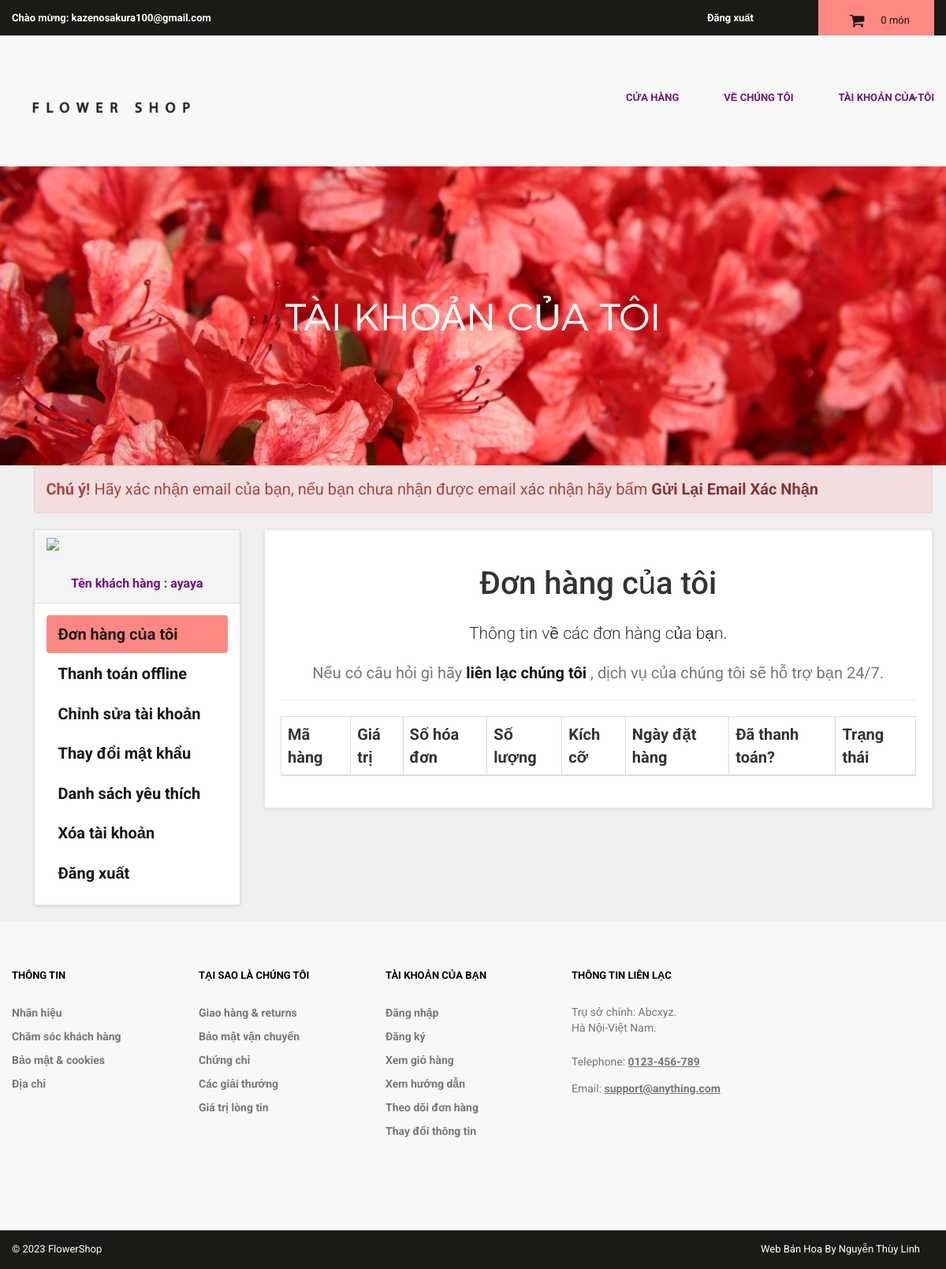
/customer/my_account.php?my_orders (signed in), run on an earlier commit of the app's database.
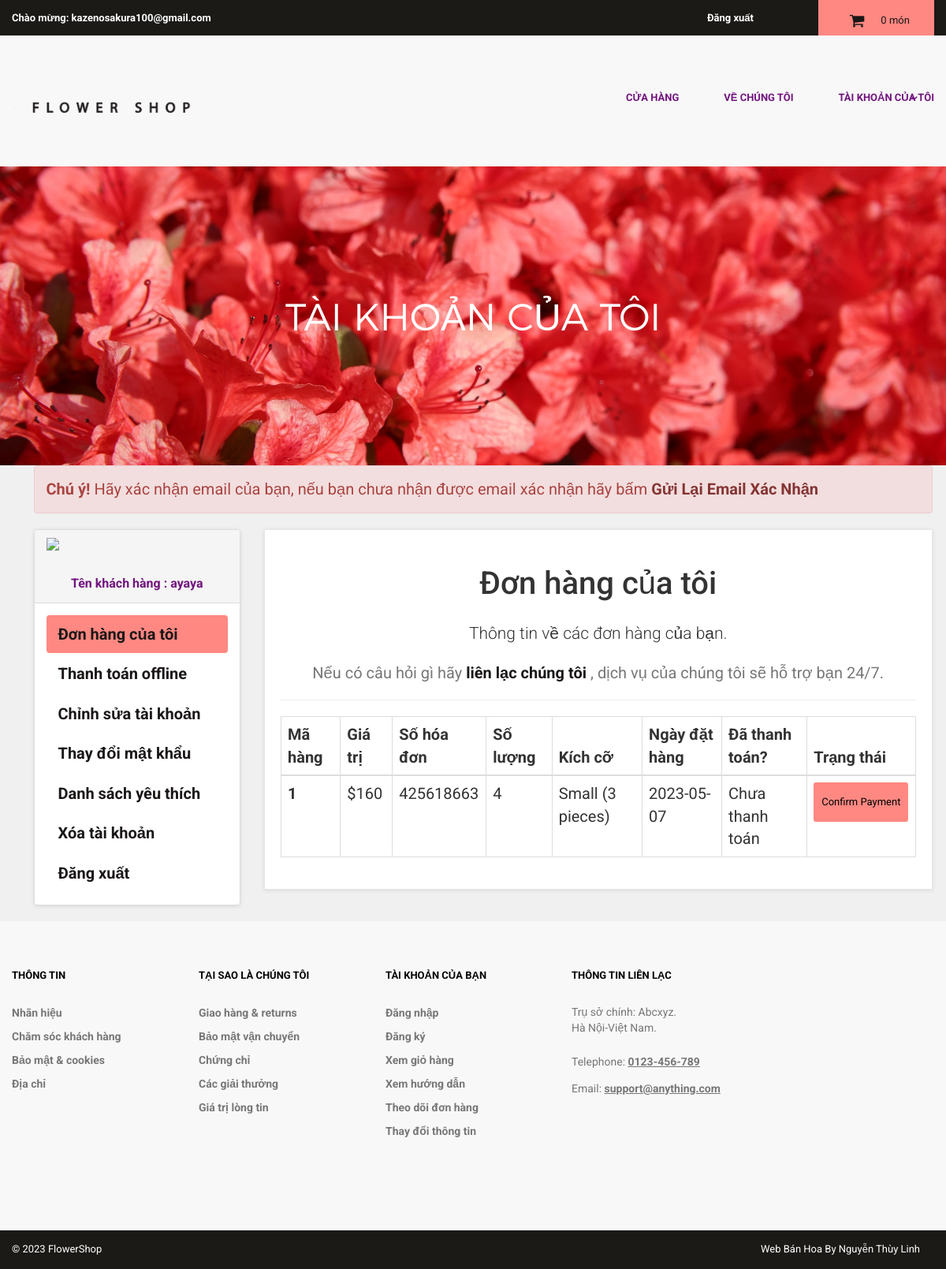
And on a later commit of the database.
### tables this page shows
CREATE TABLE `customers` (
  `customer_id` int(11) NOT NULL,
  `customer_name` varchar(255) NOT NULL,
  `customer_email` varchar(255) NOT NULL,
  `customer_pass` varchar(255) NOT NULL,
  `customer_country` mediumtext NOT NULL,
  `customer_city` mediumtext NOT NULL,
  `customer_contact` varchar(255) NOT NULL,
  `customer_address` mediumtext NOT NULL,
  `customer_image` mediumtext DEFAULT NULL,
  `customer_ip` varchar(255) NOT NULL,
  `customer_confirm_code` mediumtext NOT NULL
);

CREATE TABLE `customer_orders` (
  `order_id` int(11) NOT NULL,
  `customer_id` int(11) NOT NULL,
  `due_amount` int(11) NOT NULL,
  `invoice_no` int(11) NOT NULL,
  `qty` int(11) NOT NULL,
  `size` mediumtext NOT NULL,
  `order_date` timestamp NOT NULL DEFAULT current_timestamp() ON UPDATE current_timestamp(),
  `order_status` mediumtext NOT NULL
);

### customer/my_orders.php (the view)
<center>
<h1>Đơn hàng của tôi</h1>
<p class="lead"> Thông tin về các đơn hàng của bạn.</p>
<p class="text-muted" >
Nếu có câu hỏi gì hãy <a href="../contact.php" > liên lạc chúng tôi</a> , dịch vụ của chúng tôi sẽ hỗ trợ bạn 24/7.
</p>
</center>
<hr>
<div class="table-responsive" >
<table class="table table-bordered table-hover" >
<thead>
<tr>
<th>Mã hàng</th>
<th>Giá trị</th>
<th>Số hóa đơn</th>
<th>Số lượng</th>
<th>Kích cỡ</th>
<th>Ngày đặt hàng</th>
<th>Đã thanh toán?</th>
<th>Trạng thái</th>
</tr>
</thead>
<tbody>
<?php
$customer_session = $_SESSION['customer_email'];
$get_customer = "select * from customers where customer_email='$customer_session'";
$run_customer = mysqli_query($con,$get_customer);
$row_customer = mysqli_fetch_array($run_customer);
$customer_id = $row_customer['customer_id'];
$get_orders = "select * from customer_orders where customer_id='$customer_id'";
$run_orders = mysqli_query($con,$get_orders);
$i = 0;
while($row_orders = mysqli_fetch_array($run_orders)){
$order_id = $row_orders['order_id'];
$due_amount = $row_orders['due_amount'];
$invoice_no = $row_orders['invoice_no'];
$qty = $row_orders['qty'];
$size = $row_orders['size'];
$order_date = substr($row_orders['order_date'],0,11);
$order_status = $row_orders['order_status'];
$i++;
if($order_status=='pending'){
$order_status = "Chưa thanh toán";
}
else{
$order_status = "Đã thanh toán";
}
?>
<tr>
<th><?php echo $i; ?></th>
<td>$<?php echo $due_amount; ?></td>
<td><?php echo $invoice_no; ?></td>
<td><?php echo $qty; ?></td>
<td><?php echo $size; ?></td>
<td><?php echo $order_date; ?></td>
<td><?php echo $order_status; ?></td>
<td>
<a href="confirm.php?order_id=<?php echo $order_id; ?>" target="blank" class="btn btn-primary btn-sm" > Confirm Payment </a>
</td>
</tr>
<?php } ?>
</tbody>
</table>
</div>

### customer/my_account.php (shortened to what this page needs)
<?php
if(!isset($_SESSION['customer_email'])){
echo "<script>window.open('../checkout.php','_self')</script>";
}else {
include("includes/db.php");
include("../includes/header.php");
include("functions/functions.php");
include("includes/main.php");
?>
  <main>
    <div class="nero">
      <div class="nero__heading">
        <span class="nero__bold"> </span>Tài khoản của tôi
      </div>
    </div>
  </main>
<div id="content" >
<div class="container" >
<div class="col-md-12">
<?php
$c_email = $_SESSION['customer_email'];
$get_customer = "select * from customers where customer_email='$c_email'";
$run_customer = mysqli_query($con,$get_customer);
$row_customer = mysqli_fetch_array($run_customer);
$customer_confirm_code = $row_customer['customer_confirm_code'];
if(!empty($customer_confirm_code)){
?>
<div class="alert alert-danger">
<strong> Chú ý! </strong> Hãy xác nhận email của bạn, nếu bạn chưa nhận được email xác nhận hãy bấm
<a href="my_account.php?send_email" class="alert-link">
Gửi Lại Email Xác Nhận
</a>
</div>
<?php } ?>
</div>
<div class="col-md-3">
<?php include("includes/sidebar.php"); ?>
</div>
<div class="col-md-9" >
<div class="box" >
<?php
if(isset($_GET['my_orders'])){
include("my_orders.php");
}
?>
</div>
</div>
</div>
</div>
<?php
include("../includes/footer.php");
?>
</body>
</html>
<?php } ?>

### includes/header.php (shortened to what this page needs)
<!DOCTYPE html>
<html lang="en">
<head>
  <link href="styles/bootstrap.min.css" rel="stylesheet">
  <link href="styles/backend.css" rel="stylesheet">
  <link href="styles/style.css" rel="stylesheet">
  <link href="font-awesome/css/font-awesome.min.css" rel="stylesheet">

### customer/includes/main.php (shortened to what this page needs)
</head>
<body>
  <header class="page-header">
    <div class="page-header__topline">
      <div class="container clearfix">
        <div class="currency">
          <a class="currency__change" href="my_account.php?my_orders">
          <?php
          if(!isset($_SESSION['customer_email'])){
          echo "Chào mừng: Guest";
         }
          else
          {
              echo "Chào mừng: " . $_SESSION['customer_email'] . "";
            }
?>
          </a>
        </div>
        <div class="basket">
          <a href="../cart.php" class="btn btn--basket">
            <i class="icon-basket" href="my_orders.php"></i>
            <?php items(); ?> món
          </a>
        </div>
        <ul class="login">
          <li class="login__item">
          <?php
          if(!isset($_SESSION['customer_email'])){
            echo '<a href="../checkout.php" class="login__link">Đăng nhập</a>';
          }
            else
            {
                echo '<a href="../logout.php" class="login__link">Đăng xuất</a>';
            }
?>
          </li>
        </ul>
      </div>
    </div>
    <div class="page-header__bottomline">
      <div class="container clearfix">
        <div class="logo">
          <a class="logo__link" href="../index.php">
            <img class="logo__img" src="includes/images/logo.png" alt="logo" width="237" height="32">
          </a>
        </div>
        <nav class="main-nav">
          <ul class="categories">
            <li class="categories__item">
              <a class="categories__link categories__link--active" href="../shop.php">
                Cửa hàng
              </a>
            </li>
            <li class="categories__item">
              <a class="categories__link" href="../about.php">
                Về chúng tôi
              </a>
            </li>
          <li class="categories__item">
              <a class="categories__link" href="#">
                Tài khoản của tôi
                <i class="icon-down-open-1"></i>
              </a>
            </li>
          </ul>
        </nav>
      </div>
    </div>
  </header>

### customer/functions/functions.php (shortened to what this page needs)
<?php
$db = mysqli_connect("localhost","root","","ecom_store");
function getRealUserIp(){
    switch(true){
      default : return $_SERVER['REMOTE_ADDR'];
    }
 }
function items(){
global $db;
$ip_add = getRealUserIp();
$get_items = "select * from cart where ip_add='$ip_add'";
$run_items = mysqli_query($db,$get_items);
$count_items = mysqli_num_rows($run_items);
echo $count_items;
}
?>

### customer/includes/sidebar.php
<div class="panel panel-default sidebar-menu">
<div class="panel-heading">
<?php
$customer_session = $_SESSION['customer_email'];
$get_customer = "select * from customers where customer_email='$customer_session'";
$run_customer = mysqli_query($con,$get_customer);
$row_customer = mysqli_fetch_array($run_customer);
$customer_image = $row_customer['customer_image'];
$customer_name = $row_customer['customer_name'];
if(!isset($_SESSION['customer_email'])){
}
else {
echo "
<center>
<img src='customer_images/$customer_image' class='img-responsive'>
</center>
<br>
<h3 align='center' class='panel-title'> Tên khách hàng : $customer_name </h3>
";
}
?>
</div>
<div class="panel-body">
<ul class="nav nav-pills nav-stacked">
<li class="<?php if(isset($_GET['my_orders'])){ echo "active"; } ?>">
<a href="my_account.php?my_orders"> <i class="fa fa-list"> </i> Đơn hàng của tôi </a>
</li>
<li class="<?php if(isset($_GET['pay_offline'])){ echo "active"; } ?>">
<a href="my_account.php?pay_offline"> <i class="fa fa-bolt"></i> Thanh toán offline </a>
</li>
<li class="<?php if(isset($_GET['edit_account'])){ echo "active"; } ?>">
<a href="my_account.php?edit_account"> <i class="fa fa-pencil"></i> Chỉnh sửa tài khoản </a>
</li>
<li class="<?php if(isset($_GET['change_pass'])){ echo "active"; } ?>">
<a href="my_account.php?change_pass"> <i class="fa fa-user"></i> Thay đổi mật khẩu </a>
</li>
<li class="<?php if(isset($_GET['my_wishlist'])){ echo "active"; } ?>">
<a href="my_account.php?my_wishlist"> <i class="fa fa-heart"></i> Danh sách yêu thích </a>
</li>
<li class="<?php if(isset($_GET['delete_account'])){ echo "active"; } ?>">
<a href="my_account.php?delete_account"> <i class="fa fa-trash-o"></i> Xóa tài khoản </a>
</li>
<li>
<a href="logout.php"> <i class="fa fa-sign-out"></i> Đăng xuất </a>
</li>
</ul>
</div>
</div>

### includes/footer.php (shortened to what this page needs)
<footer class="page-footer">
	<div class="footer-nav">
		<div class="container clearfix">
			<div class="footer-nav__col footer-nav__col--info">
				<div class="footer-nav__heading">Thông tin</div>
				<ul class="footer-nav__list">
					<li class="footer-nav__item">
						<a href="#" class="footer-nav__link">Nhãn hiệu</a>
					</li>
					<li class="footer-nav__item">
						<a href="#" class="footer-nav__link">Chăm sóc khách hàng</a>
					</li>
					<li class="footer-nav__item">
						<a href="#" class="footer-nav__link">Bảo mật &amp; cookies</a>
					</li>
					<li class="footer-nav__item">
						<a href="#" class="footer-nav__link">Địa chỉ</a>
					</li>
				</ul>
			</div>
			<div class="footer-nav__col footer-nav__col--whybuy">
				<div class="footer-nav__heading">Tại sao là chúng tôi</div>
				<ul class="footer-nav__list">
					<li class="footer-nav__item">
						<a href="#" class="footer-nav__link">Giao hàng &amp; returns</a>
					</li>
					<li class="footer-nav__item">
						<a href="#" class="footer-nav__link">Bảo mật vận chuyển</a>
					</li>
					<li class="footer-nav__item">
						<a href="#" class="footer-nav__link">Chứng chỉ</a>
					</li>
					<li class="footer-nav__item">
						<a href="#" class="footer-nav__link">Các giải thưởng</a>
					</li>
					<li class="footer-nav__item">
						<a href="#" class="footer-nav__link">Giá trị lòng tin</a>
					</li>
				</ul>
			</div>
			<div class="footer-nav__col footer-nav__col--account">
				<div class="footer-nav__heading">Tài khoản của bạn</div>
				<ul class="footer-nav__list">
					<li class="footer-nav__item">
						<a href="#" class="footer-nav__link">Đăng nhập</a>
					</li>
					<li class="footer-nav__item">
						<a href="#" class="footer-nav__link">Đăng ký</a>
					</li>
					<li class="footer-nav__item">
						<a href="#" class="footer-nav__link">Xem giỏ hàng</a>
					</li>
					<li class="footer-nav__item">
						<a href="#" class="footer-nav__link">Xem hướng dẫn</a>
					</li>
					<li class="footer-nav__item">
						<a href="#" class="footer-nav__link">Theo dõi đơn hàng</a>
					</li>
					<li class="footer-nav__item">
						<a href="#" class="footer-nav__link">Thay đổi thông tin</a>
					</li>
				</ul>
			</div>
			<div class="footer-nav__col footer-nav__col--contacts">
				<div class="footer-nav__heading">Thông tin liên lạc</div>
				<address class="address">
				Trụ sở chính: Abcxyz.<br>
				Hà Nội-Việt Nam.
			</address>
				<div class="phone">
					Telephone:
					<a class="phone__number" href="tel:0123456789">0123-456-789</a>
				</div>
				<div class="email">
					Email:
					<a href="mailto:support@anything.com" class="email__addr">support@anything.com</a>
				</div>
			</div>
		</div>
	</div>
	<div class="banners">
	</div>
	<div class="page-footer__subline">
		<div class="container clearfix">
			<div class="copyright">
				&copy; 2023 FlowerShop
			</div>
			<div class="designby">
				Web Bán Hoa By Nguyễn Thùy Linh
			</div>
		</div>
	</div>
</footer>

### styles/style.css (style rules this page uses)
body { font-family: "Roboto", Helvetica, Arial, sans-serif; font-size: 20px; line-height: 1.42857143; color: #333333; background-color: #f0f0f0; overflow-x: hidden; }
.logo { padding-bottom: 30px; }
.btn-primary { color:black; background-color:#ff8882; border-color:#ff8882; }
.box { background: #fff; margin: 0 0 30px; border: solid 1px #e6e6e6; padding:20px; box-shadow: 0 1px 5px rgba(0, 0, 0, 0.1); }
#content { padding-left:25px; }
#content .panel.sidebar-menu { box-sizing: border-box; box-shadow: 0 1px 5px rgba(0, 0, 0, 0.1); }
#content .panel.sidebar-menu h3 { padding: 5px 0; margin: 0; }

What changed in the data, as far as the page shows it:
added customer_orders: due_amount "160", invoice_no "425618663", qty "4", size "Small (3 pieces)", order_date "2023-05-07", order_status "Chưa thanh toán"
